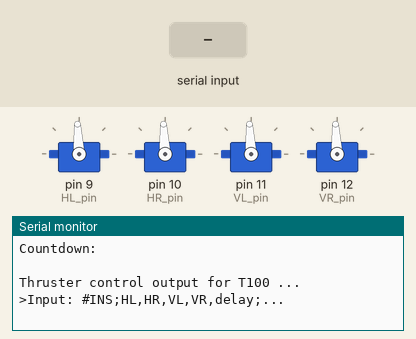
Simulated run of this sketch. Board: Arduino Leonardo, built with avr-gcc and run on an emulated ATmega32U4. Shown: 4 × servo, the last lines printed to the serial monitor. Inputs (shaded band) come from the test bench.

Above: at 1.7 s.
1.8 s: "#\n" received over Serial
At 3.0 s:
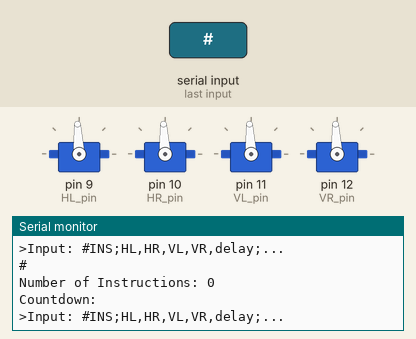
3.3 s: "90,45,200\n" received over Serial
At 4.2 s:
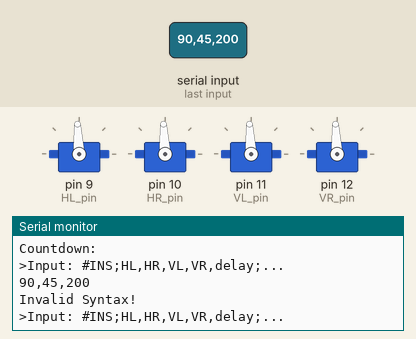
4.8 s: "90,45\n" received over Serial
At 5.3 s:
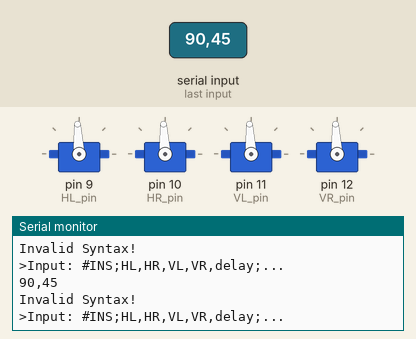

Measured:
- after the input at 1.8 s, the serial monitor: prints a new line at once (image 1)
- after the input at 3.3 s, the serial monitor: prints a new line at once (image 2)
- after the input at 4.8 s, the serial monitor: prints a new line at once (image 3)

The sketch:

T100_basic.ino
```cpp
#include <Servo.h>

#define MAX_STRING_LEN 200
#define MAX_TIME_LIMIT 60
//                    A1  A0   DAC
#define HL_ADDS 0  // 0    0    A
#define HR_ADDS 1  // 0    1    B
#define VL_ADDS 2  // 1    0    C
#define VR_ADDS 3  // 1    1    D

// Delcare pins for inputs
  byte HL_pin =  9 ;
  byte HR_pin = 10 ;
  byte VL_pin = 11 ;
  byte VR_pin = 12 ;

  Servo HL_servo ;
  Servo HR_servo ;
  Servo VL_servo ;
  Servo VR_servo ;


void setup() {

  // initialize the digital pin as an output.
  //Horizontal Right
  pinMode(HL_pin, OUTPUT);
  pinMode(HR_pin, OUTPUT);
  pinMode(VL_pin, OUTPUT);
  pinMode(VR_pin, OUTPUT);

  //Servo configuration
  HL_servo.attach(HL_pin);
  HR_servo.attach(HR_pin);
  VL_servo.attach(VL_pin);
  VR_servo.attach(VR_pin);

  HL_servo.writeMicroseconds(1500);
  HR_servo.writeMicroseconds(1500);
  VL_servo.writeMicroseconds(1500);
  VR_servo.writeMicroseconds(1500);

  delay(500);

  // Open serial communications and wait for port to open:
  Serial.begin(19200);
  while (!Serial) {
    ; // wait for serial port to connect. Needed for Leonardo only

  }


}

// Function to count number of occurences of a character
int countChars( char* s, char c )
{
    return *s == '\0'
              ? 0
              : countChars( s + 1, c ) + (*s == c);
}

// Function to return a substring defined by a delimiter at an index
char* subStr (char* str, char *delim, int index) {
   char *act, *sub, *ptr;
   static char copy[MAX_STRING_LEN];
   int i;
   strcpy(copy, str);

   for (i = 1, act = copy; i <= index; i++, act = NULL) {
      sub = strtok_r(act, delim, &ptr);
      if (sub == NULL) break;
   }
   return sub;

}


int toServo(int input)
{
  return (input*4)+1500;
}

void enableMotors(int inHL, int inHR, int inVL,int inVR,int intime){

  if(inHL > 100 || inHL < -100 || inHR  > 100 || inHR < -100 || inVL > 100 || inVL < -100 || inVR > 100 || inVL < -100 || intime > MAX_TIME_LIMIT || intime < 0)
  {
   Serial.print("\n********Invalid value!!********\n");
    return ;
  }

  HL_servo.writeMicroseconds(toServo(inHL));
  HR_servo.writeMicroseconds(toServo(inHR));
  VL_servo.writeMicroseconds(toServo(inVL));
  VR_servo.writeMicroseconds(toServo(inVR));

  Serial.println("Countdown:");
  for(int i=0; i<intime ; i++)
  {
  delay(1000);
  Serial.println(intime-i);
  }

  HL_servo.writeMicroseconds(1500);
  HR_servo.writeMicroseconds(1500);
  VL_servo.writeMicroseconds(1500);
  VR_servo.writeMicroseconds(1500);
}

void loop() {

  int incomingByte = 0;
  char tmpBuff[MAX_STRING_LEN] ="" ;
  int HL,HR,VL,VR,time;
  int instructions = 0;
  char tmpIns[20] = "";
  bool initflag = false;

  enableMotors(0,0,0,0,0);
  Serial.println(" \nThruster control output for T100 ...\n\n");

  while(true)
 {
  Serial.println(">Input: #INS;HL,HR,VL,VR,delay;...\n");

    while(Serial.available() == 0);

    Serial.readBytesUntil('\n', tmpBuff, MAX_STRING_LEN);
    Serial.println(tmpBuff);
    if (tmpBuff[0]=='#')
    {
        instructions = countChars(tmpBuff,';');
        Serial.print("Number of Instructions: ");
        Serial.println(instructions);

        for(int i=0; i < instructions ; i++)
        {
             strcpy (tmpIns,subStr(tmpBuff, ";", 2+i));
             //Serial.println(tmpIns);
             if(countChars(tmpIns,',')==4)
             {
               HL = atoi(subStr(tmpIns, ",", 1));
               HR = atoi(subStr(tmpIns, ",", 2));
               VL = atoi(subStr(tmpIns, ",", 3));
               VR = atoi(subStr(tmpIns, ",", 4));
               time = atoi(subStr(tmpIns, ",", 5));
               enableMotors(HL,HR,VL,VR,time);
             }
             else Serial.println("Incorrect number of parameters!");
        }
        enableMotors(0,0,0,0,0);
      }
      else Serial.println("Invalid Syntax!");
     memset(tmpBuff,0,MAX_STRING_LEN);

 }


}
```
